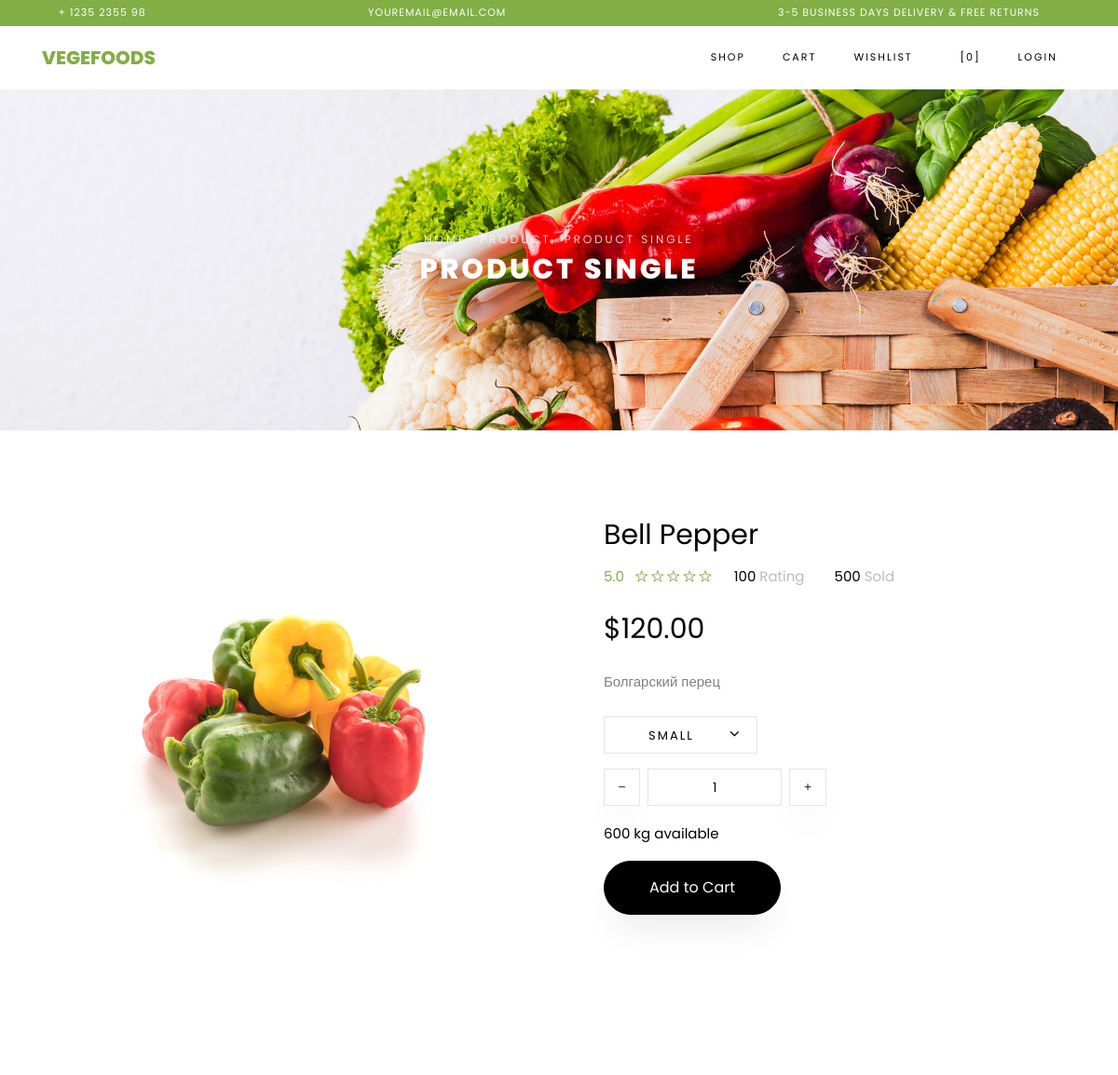
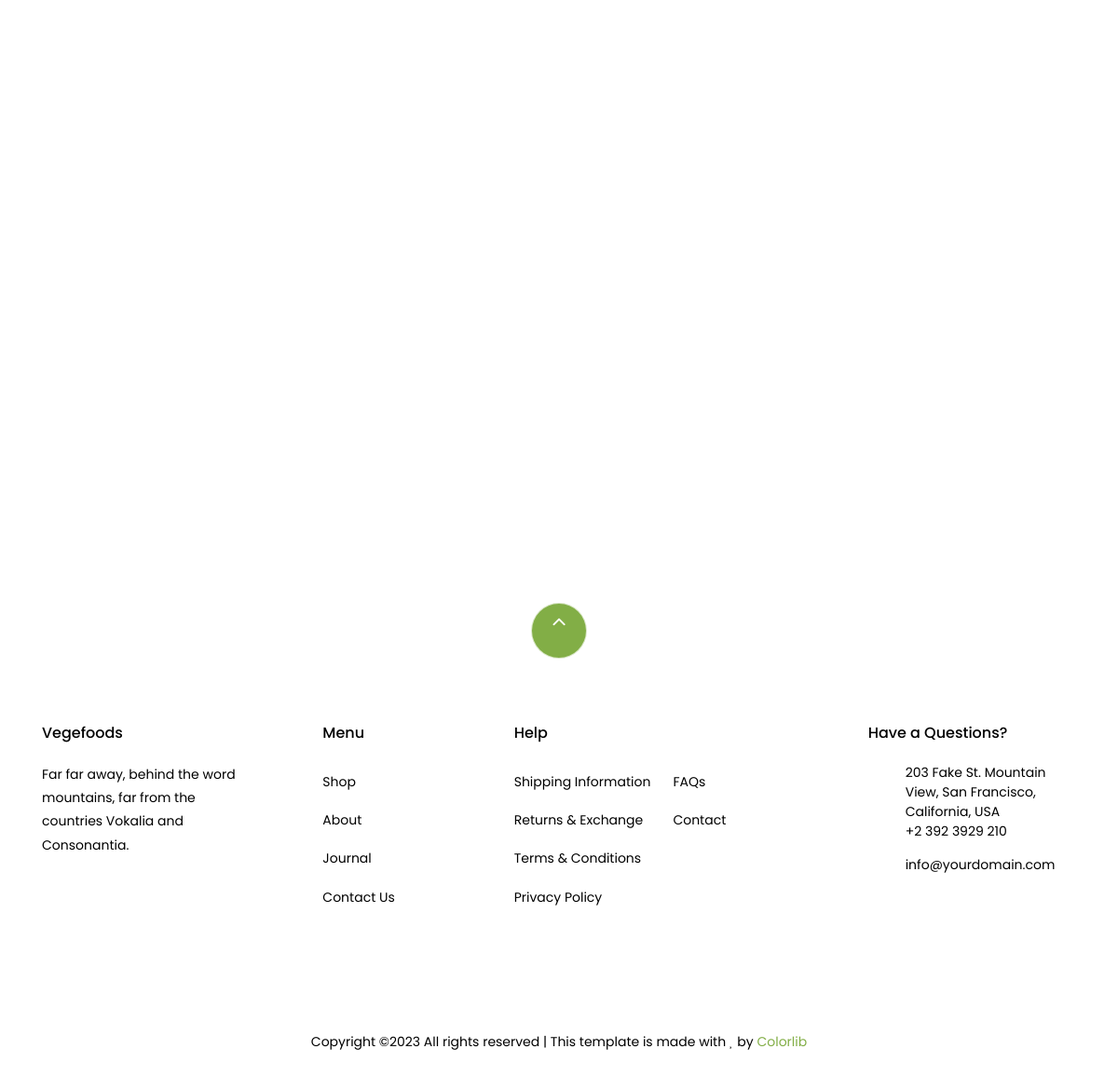
/product/1/, run on the app's committed database (2 pictures, top to bottom).
### store/models.py (models this page shows, shortened)
class Product(models.Model):
    name = models.CharField(max_length=255)
    description = models.TextField()
    price = models.DecimalField(max_digits=10, decimal_places=2)
    image = models.ImageField(upload_to='static/products/', null=True, blank=True)
    category = models.ForeignKey(Category, on_delete=models.CASCADE)
    created_time = models.DateTimeField(auto_now_add=True)
    updated_time = models.DateTimeField(auto_now=True)

### store/views.py (the view)
# urls.py: path('product/<int:id>/', ProductSingleView.as_view(), name='product'),
class ProductSingleView(View):
    def get(self, request, id):
        data = Product.objects.get(id=id)
        return render(request,
                      'store/product-single.html',
                      context={'name': data.name,
                               'description': data.description,
                               'price': data.price,
                               'rating': 5.0,
                               'url': data.image.url,
                               })

### store/templates/store/product-single.html (shortened to what this page needs)
{% extends 'store/base.html' %}
{% load static %}
{% block content %}
    <div class="hero-wrap hero-bread" style="background-image: url({% static 'store/images/bg_1.jpg'%});">
      <div class="container">
        <div class="row no-gutters slider-text align-items-center justify-content-center">
          <div class="col-md-9 ftco-animate text-center">
          	<p class="breadcrumbs"><span class="mr-2"><a href="index.html">Home</a></span> <span class="mr-2"><a href="index.html">Product</a></span> <span>Product Single</span></p>
            <h1 class="mb-0 bread">Product Single</h1>
          </div>
        </div>
      </div>
    </div>
    <section class="ftco-section">
    	<div class="container">
    		<div class="row">
    			<div class="col-lg-6 mb-5 ftco-animate">
    				<a href="{{ url }}" class="image-popup"><img src="{{ url }}" class="img-fluid" alt="Colorlib Template"></a>
    			</div>
    			<div class="col-lg-6 product-details pl-md-5 ftco-animate">
    				<h3>{{name}}</h3>
    				<div class="rating d-flex">
							<p class="text-left mr-4">
								<a href="#" class="mr-2">{{rating}}</a>
								<a href="#"><span class="ion-ios-star-outline"></span></a>
								<a href="#"><span class="ion-ios-star-outline"></span></a>
								<a href="#"><span class="ion-ios-star-outline"></span></a>
								<a href="#"><span class="ion-ios-star-outline"></span></a>
								<a href="#"><span class="ion-ios-star-outline"></span></a>
							</p>
							<p class="text-left mr-4">
								<a href="#" class="mr-2" style="color: #000;">100 <span style="color: #bbb;">Rating</span></a>
							</p>
							<p class="text-left">
								<a href="#" class="mr-2" style="color: #000;">500 <span style="color: #bbb;">Sold</span></a>
							</p>
						</div>
    				<p class="price"><span>${{price}}</span></p>
    				<p>{{description}}
						</p>
						<div class="row mt-4">
							<div class="col-md-6">
								<div class="form-group d-flex">
		              <div class="select-wrap">
	                  <div class="icon"><span class="ion-ios-arrow-down"></span></div>
	                  <select name="" id="" class="form-control">
	                  	<option value="">Small</option>
	                  </select>
	                </div>
		            </div>
							</div>
							<div class="input-group col-md-6 d-flex mb-3">
	             	<span class="input-group-btn mr-2">
	                	<button type="button" class="quantity-left-minus btn"  data-type="minus" data-field="">
	                   <i class="ion-ios-remove"></i>
	                	</button>
	            		</span>
	             	<input type="text" id="quantity" name="quantity" class="form-control input-number" value="1" min="1" max="100">
	             	<span class="input-group-btn ml-2">
	                	<button type="button" class="quantity-right-plus btn" data-type="plus" data-field="">
	                     <i class="ion-ios-add"></i>
	                 </button>
	             	</span>
	          	</div>
	          	<div class="col-md-12">
	          		<p style="color: #000;">600 kg available</p>
	          	</div>
          	</div>
          	<p><a href="cart.html" class="btn btn-black py-3 px-5">Add to Cart</a></p>
    			</div>
    		</div>
    	</div>
    </section>
    <section class="ftco-section">
    	<div class="container">
				<div class="row justify-content-center mb-3 pb-3">
        </div>
    	</div>
    	<div class="container">
    		<div class="row">
    		</div>
    	</div>
    </section>
{% endblock %}

### data on the page
Product: name "Bell Pepper", price "120.00", description "Болгарский перец"

### other printed values
{{ rating }} "5.0"
